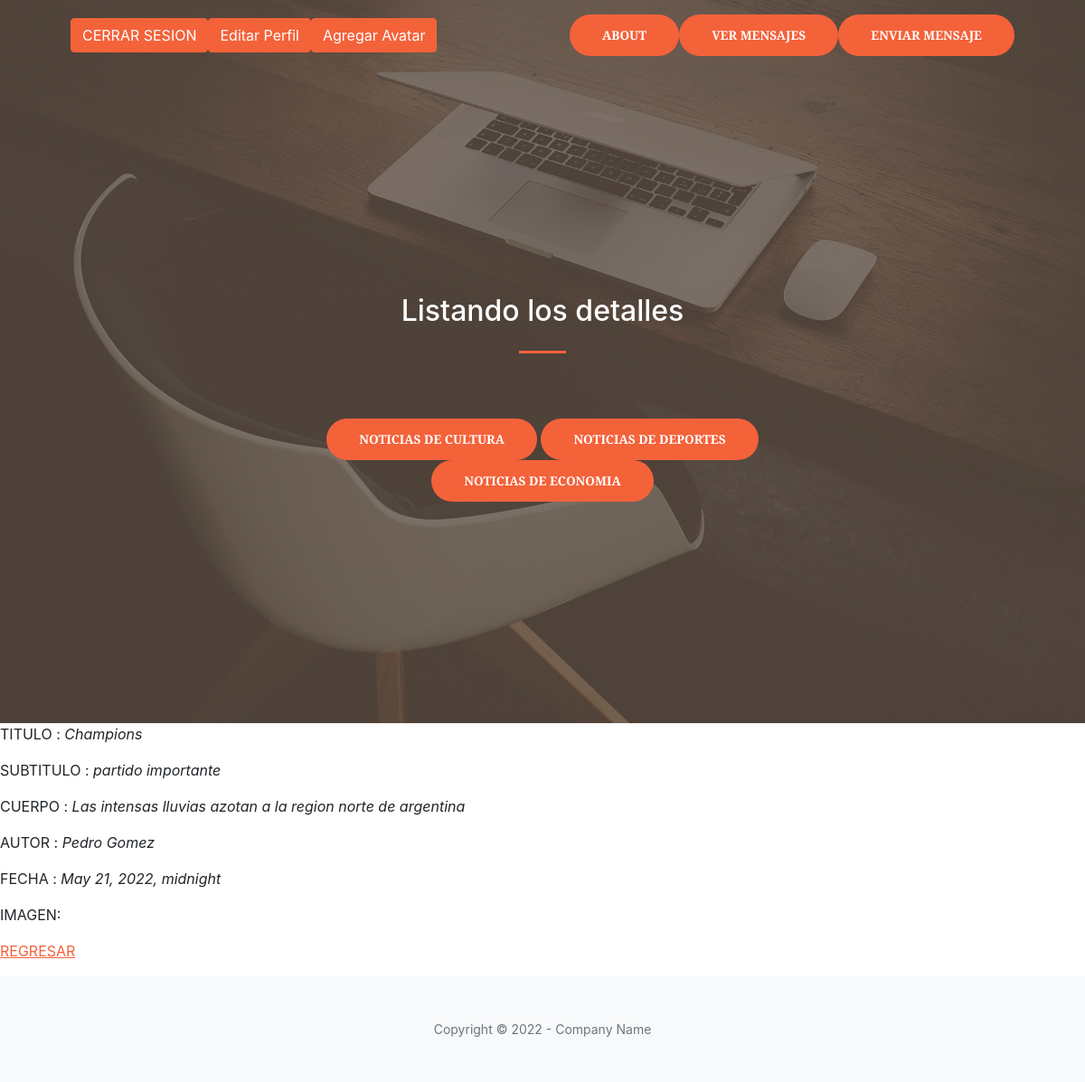
The page /AppBlog/sports/5 (signed in) on the database its author committed.
### AppBlog/models.py (models this page shows, shortened)
class Sports(models.Model):
    titulo = models.CharField(max_length=50)
    subtitulo= models.CharField(max_length=50)
    cuerpo = models.CharField(max_length=150)
    autor = models.CharField(max_length=50)
    fecha = models.DateTimeField(max_length=50)
    imagen = models.ImageField(upload_to='posteo', blank=True, null=True)

### AppBlog/views.py (the view)
# urls.py: path('sports/<pk>', SportsDetalle.as_view(), name='sports_detalle'),
class SportsDetalle(LoginRequiredMixin,DetailView):
    model = Sports
    template_name = 'AppBlog/sports_detalle.html'

### AppBlog/templates/AppBlog/sports_detalle.html (shortened to what this page needs)
{% extends "AppBlog/padre.html" %}
{% load static %}
{% block titulo %}
<h2 style="color:white">Listando los detalles</h2>
{% endblock %}
{% block cuerpo %}
<p>TITULO : <i>{{sports.titulo}}</i></p>
<p>SUBTITULO : <i>{{sports.subtitulo}}</i></p>
<p>CUERPO : <i>{{sports.cuerpo}}</i></p>
<p>AUTOR : <i>{{sports.autor}}</i></p>
<p>FECHA : <i>{{sports.fecha}}</i></p>
<p>IMAGEN: </p>
<p>
    <a href="{% url 'sports_listar' %}">REGRESAR</a>
</p>
{% endblock %}

### rows shown on the page
Sports: titulo "Champions", subtitulo "partido importante", cuerpo "Las intensas lluvias azotan a la region norte de argentina", autor "Pedro Gomez", fecha "May 21, 2022, midnight"
